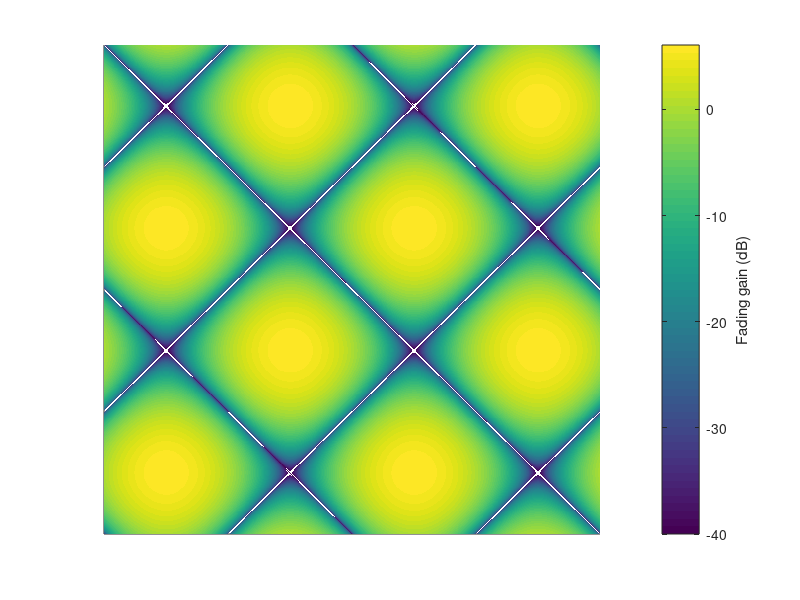

The MATLAB script that drew this image:


x = linspace(0,1,1000);
y = linspace(0,1,1000);

[xdata1, ydata1] = meshgrid(x,y);
zdata1 = mag2db(abs(sin(2*pi*2*xdata1)+sin(2*pi*2*ydata1))+0.01);

figure('Color',[1 1 1]);

% Create axes
axes1 = axes;
hold(axes1,'on');

% Create surf
surf(xdata1,ydata1,zdata1,'LineStyle','none');
%colormap hot
% Uncomment the following line to preserve the X-limits of the axes
% xlim(axes1,[0 1]);
% Uncomment the following line to preserve the Y-limits of the axes
% ylim(axes1,[0 1]);
% Uncomment the following line to preserve the Z-limits of the axes
% zlim(axes1,[-50 50]);
%view(axes1,[5.6843418860808e-14 79.12]);
view(axes1,[0 90]);
grid(axes1,'on');
% Set the remaining axes properties
set(axes1,'FontSize',30,'XTick',zeros(1,0),'YTick',zeros(1,0),'ZTick',...
    zeros(1,0));
% Create colorbar
c = colorbar('peer',axes1);
 ylabel(c,'Fading gain (dB)')
